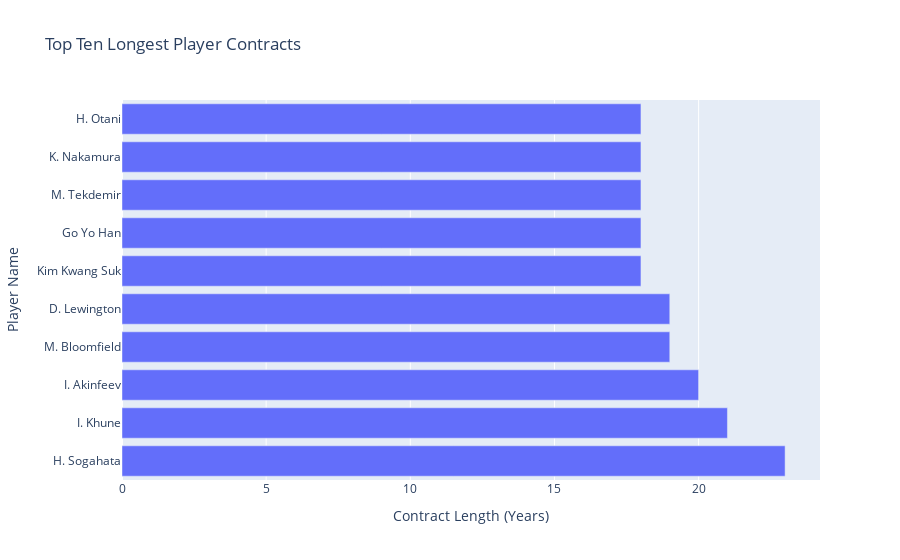

Notebook cell for this chart:
### Code cell
df_contract = df.sort_values(by='Contract', ascending=False)

top_ten_contracts = df_contract.head(10)

fig = px.bar(top_ten_contracts, x='Contract', y='Name',
             labels={'Name': 'Player Name', 'Contract': 'Contract Length (Years)'},
             title='Top Ten Longest Player Contracts')
fig.update_layout(xaxis_categoryorder='total ascending')  

fig.show()

### Figure 1 — Plotly figure (JSON) as saved in the notebook; plotly's stock layout.template omitted (floating-point values rounded to 4 significant figures)
{"data": [{"alignmentgroup": "True", "hovertemplate": "Contract Length (Years)=%{x}<br>Player Name=%{y}<extra></extra>", "legendgroup": "", "marker": {"color": "#636efa", "pattern": {"shape": ""}}, "name": "", "offsetgroup": "", "orientation": "h", "showlegend": false, "textposition": "auto", "type": "bar", "x": [23, 21, 20, 19, 19, 18, 18, 18, 18, 18], "xaxis": "x", "y": ["H. Sogahata", "I. Khune", "I. Akinfeev", "M. Bloomfield", "D. Lewington", "Kim Kwang Suk", "Go Yo Han", "M. Tekdemir", "K. Nakamura", "H. Otani"], "yaxis": "y"}], "layout": {"barmode": "relative", "legend": {"tracegroupgap": 0}, "title": {"text": "Top Ten Longest Player Contracts"}, "xaxis": {"anchor": "y", "categoryorder": "total ascending", "domain": [0, 1], "title": {"text": "Contract Length (Years)"}}, "yaxis": {"anchor": "x", "domain": [0, 1], "title": {"text": "Player Name"}}}}
